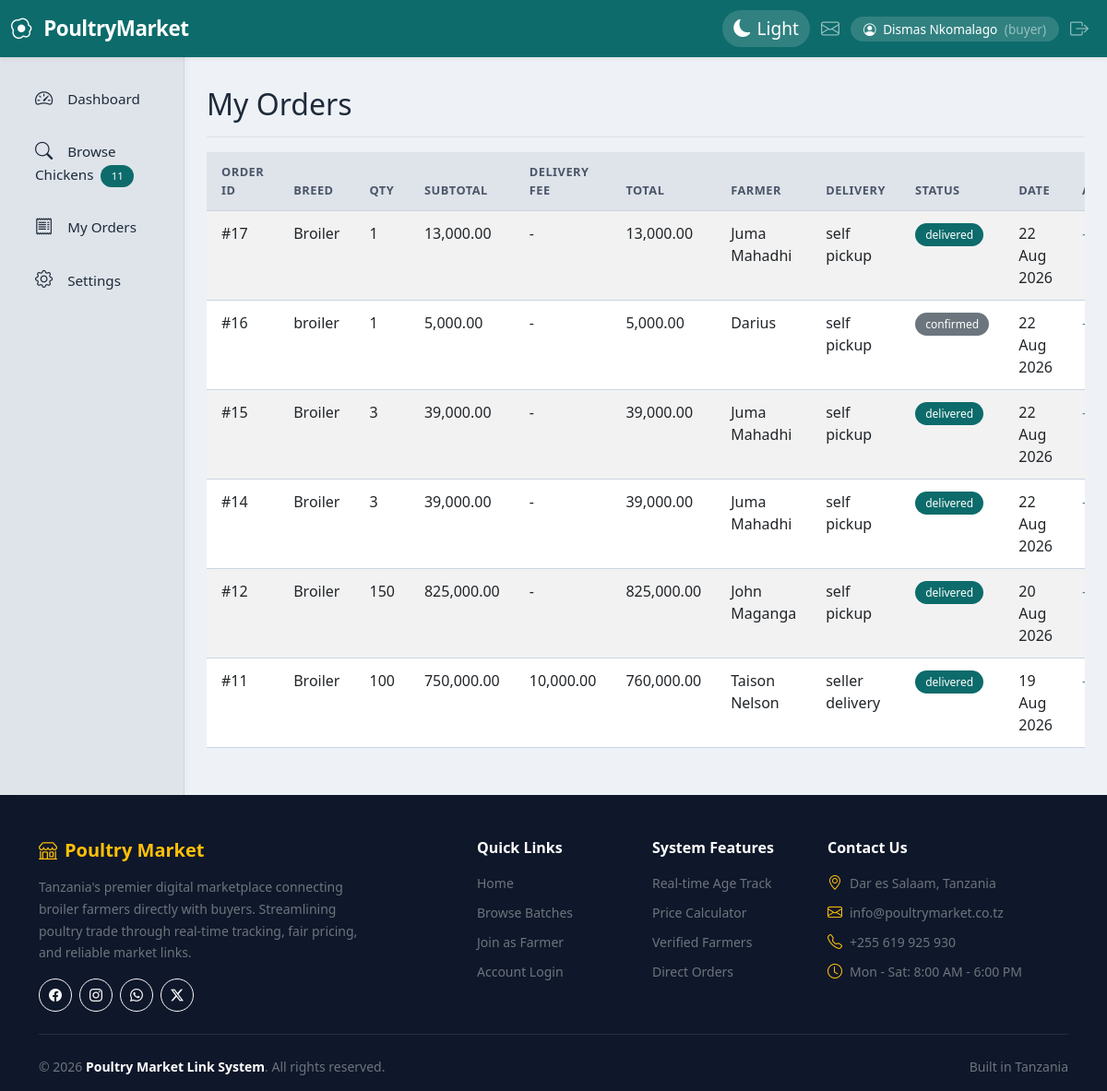
Screenshot of /my_orders.php (signed in) with the database file from the repository.
### tables this page shows
CREATE TABLE `orders` (
  `id` int(11) NOT NULL,
  `buyer_id` int(11) NOT NULL,
  `batch_id` int(11) NOT NULL,
  `quantity` int(11) NOT NULL CHECK (`quantity` > 0),
  `total_price` decimal(10,2) NOT NULL,
  `delivery_fee` decimal(10,2) DEFAULT 0.00,
  `delivery_method` enum('seller_delivery','self_pickup') NOT NULL,
  `delivery_address` text DEFAULT NULL,
  `order_date` timestamp NOT NULL DEFAULT current_timestamp(),
  `status` enum('pending','confirmed','in_transit','delivered','cancelled') DEFAULT 'pending',
  `payment_status` enum('pending','paid','failed') DEFAULT 'pending',
  `notes` text DEFAULT NULL
);

CREATE TABLE `batches` (
  `id` int(11) NOT NULL,
  `farmer_id` int(11) NOT NULL,
  `breed` varchar(100) NOT NULL,
  `quantity` int(11) NOT NULL CHECK (`quantity` >= 0),
  `price_per_bird` decimal(10,2) NOT NULL CHECK (`price_per_bird` >= 0),
  `hatch_date` date NOT NULL,
  `location` varchar(255) NOT NULL,
  `status` enum('available','reserved','sold') DEFAULT 'available',
  `created_at` timestamp NOT NULL DEFAULT current_timestamp(),
  `updated_at` timestamp NOT NULL DEFAULT current_timestamp() ON UPDATE current_timestamp(),
  `image` varchar(255) DEFAULT NULL
);

CREATE TABLE `users` (
  `id` int(11) NOT NULL,
  `name` varchar(100) NOT NULL,
  `email` varchar(100) NOT NULL,
  `password` varchar(255) NOT NULL,
  `phone` varchar(20) DEFAULT NULL,
  `location` varchar(255) DEFAULT NULL,
  `role` enum('admin','farmer','buyer') NOT NULL DEFAULT 'buyer',
  `created_at` timestamp NOT NULL DEFAULT current_timestamp(),
  `updated_at` timestamp NOT NULL DEFAULT current_timestamp() ON UPDATE current_timestamp()
);

### my_orders.php (the view, shortened to what this page needs)
<?php
require_once '../includes/auth.php';
$buyer_id = $_SESSION['user_id'];
$result = $conn->query("
    SELECT o.*, b.breed, b.price_per_bird, b.location, u.name as farmer_name
    FROM orders o
    JOIN batches b ON o.batch_id = b.id
    JOIN users u ON b.farmer_id = u.id
    WHERE o.buyer_id = $buyer_id
    ORDER BY o.order_date DESC
");
?>
<div class="d-flex justify-content-between flex-wrap flex-md-nowrap align-items-center pt-3 pb-2 mb-3 border-bottom">
    <h2>My Orders</h2>
</div>
<div class="table-responsive">
    <table class="table table-striped" id="ordersTable">
        <thead>
            <tr>
                <th>Order ID</th>
                <th>Breed</th>
                <th>Qty</th>
                <th>Subtotal</th>
                <th>Delivery Fee</th>
                <th>Total</th>
                <th>Farmer</th>
                <th>Delivery</th>
                <th>Status</th>
                <th>Date</th>
                <th>Action</th>
            </tr>
        </thead>
        <tbody>
            <?php while ($row = $result->fetch_assoc()): ?>
            <tr>
                <td>#<?= $row['id'] ?></td>
                <td><?= htmlspecialchars($row['breed']) ?></td>
                <td><?= $row['quantity'] ?></td>
                <td><?= number_format($row['total_price'] - $row['delivery_fee'], 2) ?></td>
                <td><?= $row['delivery_fee'] > 0 ? number_format($row['delivery_fee'], 2) : '-' ?></td>
                <td><?= number_format($row['total_price'], 2) ?></td>
                <td><?= htmlspecialchars($row['farmer_name']) ?></td>
                <td><?= str_replace('_', ' ', $row['delivery_method']) ?></td>
                <td><span class="badge bg-<?= $row['status']=='pending'?'warning':($row['status']=='delivered'?'success':'secondary') ?>"><?= $row['status'] ?></span></td>
                <td><?= date('d M Y', strtotime($row['order_date'])) ?></td>
                <td>
                    <?php if ($row['status'] == 'pending'): ?>
                        <a href="cancel_order.php?id=<?= $row['id'] ?>" class="btn btn-sm btn-danger" onclick="return confirm('Cancel this order? This will restore the quantity to the batch.')">Cancel</a>
                    <?php else: ?>
                        <span class="text-muted">—</span>
                    <?php endif; ?>
                </td>
            </tr>
            <?php endwhile; ?>
        </tbody>
    </table>
</div>
<?php
include '../layout.php';
?>

### style.css (style rules this page uses)
body { background-color: #f8f9fa; }
:root { --bg-body: #eef2f7; --bg-card: #f5f7fa; --bg-sidebar: #dfe4ea; --bg-navbar: #2d6a4f; --bg-input: #ffffff; --bg-modal: #f5f7fa; --bg-table-stripe: #eef2f7; --bg-table-hover: #dce3ed; --bg-badge: #2d6a4f; --text-primary: #1e2a3a; --text-secondary: #4a5568; --text-muted: #6b7a8f; --text-white: #ffffff; --text-navbar: #ffffff; --text-link: #1a4d8a; --border-color: #cbd5e1; --shadow-color: rgba(0, 0, 0, 0.08); --card-shadow: 0 4px 12px var(--shadow-color); --transition-speed: 0.3s; }
body { background-color: var(--bg-body); color: var(--text-primary); transition: background-color var(--transition-speed), color var(--transition-speed); font-family: 'Segoe UI', system-ui, -apple-system, sans-serif; }
.table { color: var(--text-primary); }
.table-striped > tbody > tr:nth-of-type(odd) { background-color: var(--bg-table-stripe); }
.table td, .table th { border-color: var(--border-color); padding: 0.75rem 1rem; }
.table thead th { background-color: var(--bg-sidebar); color: var(--text-secondary); font-weight: 600; text-transform: uppercase; font-size: 0.8rem; letter-spacing: 0.5px; }
.badge { font-weight: 500; padding: 0.4rem 0.7rem; border-radius: 50px; }
.text-muted { color: var(--text-muted) !important; }

### layout.php (style rules this page uses)
:root { --bs-success: #0d6b6b; --bs-success-rgb: 13, 107, 107; --bs-primary: #0d6b6b; --bs-primary-rgb: 13, 107, 107; --bs-link-color: #0d6b6b; --bs-link-hover-color: #094a4a; }
.badge.bg-success { background-color: #0d6b6b !important; }
.bg-success { background-color: #0d6b6b !important; }
body, .card, .sidebar, .navbar, .footer { transition: background-color 0.3s ease, color 0.3s ease, border-color 0.3s ease; }

### rows the page displays
orders: id "17", batch.breed "Broiler", quantity "1", $row['total_price'] - $row['delivery_fee'] "13,000.00", total_price "13,000.00", users.name "Juma Mahadhi", delivery_method "self pickup", status "delivered", order_date "22 Aug 2026"
orders: id "16", batch.breed "broiler", quantity "1", $row['total_price'] - $row['delivery_fee'] "5,000.00", total_price "5,000.00", users.name "Darius", delivery_method "self pickup", status "confirmed", order_date "22 Aug 2026"
orders: id "15", batch.breed "Broiler", quantity "3", $row['total_price'] - $row['delivery_fee'] "39,000.00", total_price "39,000.00", users.name "Juma Mahadhi", delivery_method "self pickup", status "delivered", order_date "22 Aug 2026"
orders: id "14", batch.breed "Broiler", quantity "3", $row['total_price'] - $row['delivery_fee'] "39,000.00", total_price "39,000.00", users.name "Juma Mahadhi", delivery_method "self pickup", status "delivered", order_date "22 Aug 2026"
orders: id "12", batch.breed "Broiler", quantity "150", $row['total_price'] - $row['delivery_fee'] "825,000.00", total_price "825,000.00", users.name "John Maganga", delivery_method "self pickup", status "delivered", order_date "20 Aug 2026"
orders: id "11", batch.breed "Broiler", quantity "100", $row['total_price'] - $row['delivery_fee'] "750,000.00", delivery_fee "10,000.00", total_price "760,000.00", users.name "Taison Nelson", delivery_method "seller delivery", status "delivered", order_date "19 Aug 2026"

### other values shown
$_SESSION['name'] "Dismas Nkomalago"
$_SESSION['role'] "buyer"
$available "11"
